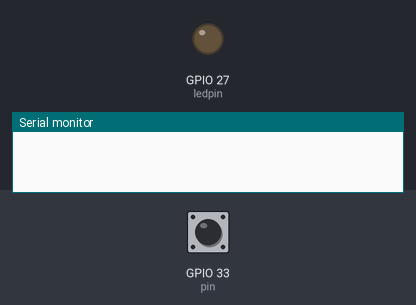
The sketch below on a simulated ESP32. Parts: output pins drawn as LEDs (lit = HIGH), the last lines printed to the serial monitor. Dashed ring = blinking. The test bench sets the inputs (shaded band); at power-on: GPIO 33 (pin) HIGH.

Above: at 1.2 s.
1.3 s: GPIO 33 (pin) pulled LOW for 0.15 s
At 2.5 s:
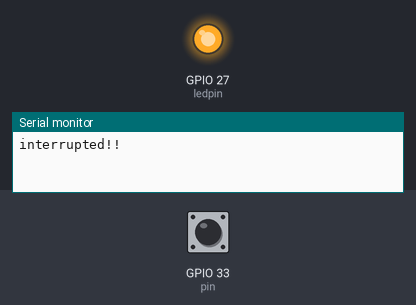
3.0 s: GPIO 33 (pin) pulled LOW for 1 s
At 4.1 s:
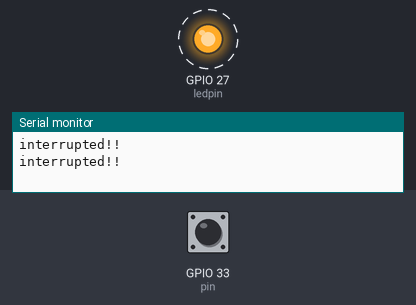
7.0 s: GPIO 33 (pin) pulled LOW for 3.2 s
At 8.0 s:
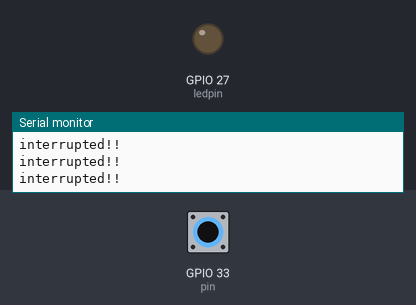
Timing chart, 0 to 10.0 s (numbered marks = the images above; inputs shaded):
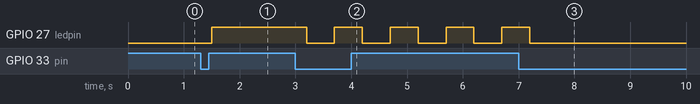

The sketch:

gpio-interrupts.ino
```cpp
#define pin 33
#define ledpin 27

volatile int state = 0;

void setup() {
	Serial.begin(115200);
	pinMode(pin, INPUT_PULLUP);
	pinMode(ledpin, OUTPUT);
	attachInterrupt(pin, switchMode, FALLING);
}

void loop() {
	if(state%3 == 0){
		digitalWrite(ledpin, LOW);
	}
	else if(state%3 == 1){
		digitalWrite(ledpin, HIGH);
	}
	else{
		digitalWrite(ledpin, LOW);
		delay(500);
		digitalWrite(ledpin, HIGH);
		delay(500);
	}
}

void switchMode()
{
	Serial.println("interrupted!!");
	delay(200);
	state++;
}
```

Measured:
- after the input at 1.3 s, GPIO 27 (ledpin): LOW → HIGH after 0.20 s
- after the input at 3.0 s, GPIO 27 (ledpin): alternates HIGH for 0.50 s and LOW for 0.50 s, starting after 0.20 s
- after the input at 7.0 s, GPIO 27 (ledpin): goes on until 7.2 s, then stays LOW
